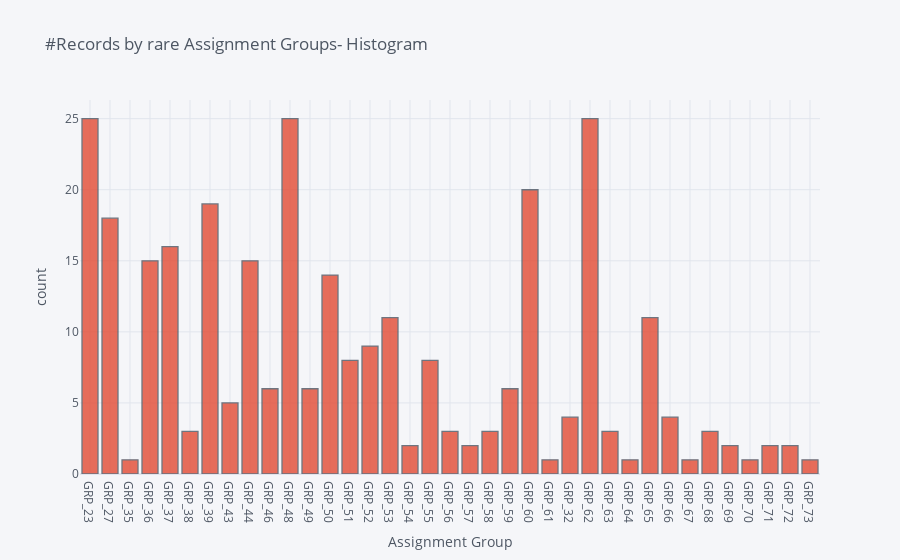

The code cell stored with this chart in its notebook:
### Markdown cell above
#### 10. Club groups with lesser tickets assigned
Combine all groups with less than 25 tickets assigned into one separate group named ***Miscellaneous***

### Code cell
# Find out the Assignment Groups with less than equal to 25 tickets assigned
rare_tickets = ticket.groupby(['Assignment group']).filter(lambda x: len(x) <= 25)
print('\033[1m#Groups with less than equal to 25 tickets assigned:\033[0m', rare_tickets['Assignment group'].nunique())

# Visualize the distribution
rare_tickets['Assignment group'].iplot(
    kind='hist',
    xTitle='Assignment Group',
    yTitle='count',
    colorscale='-orrd',
    title='#Records by rare Assignment Groups- Histogram')

# Rename the Assignment group attribute
rare_tickets['Assignment group'] = 'Miscellaneous'

### Figure 1 — Plotly figure (JSON) as saved in the notebook; plotly's stock layout.template omitted (floating-point values rounded to 4 significant figures; data arrays with more than 128 entries replaced by an {"elided": "..."} marker saying what was removed)
{"data": [{"histfunc": "count", "histnorm": "", "marker": {"color": "rgba(227, 74, 51, 1.0)", "line": {"color": "#4D5663", "width": 1.3}}, "name": "Assignment group", "opacity": 0.8, "orientation": "v", "type": "histogram", "x": {"elided": "301 str values"}}], "layout": {"barmode": "overlay", "legend": {"bgcolor": "#F5F6F9", "font": {"color": "#4D5663"}}, "paper_bgcolor": "#F5F6F9", "plot_bgcolor": "#F5F6F9", "title": {"font": {"color": "#4D5663"}, "text": "#Records by rare Assignment Groups- Histogram"}, "xaxis": {"gridcolor": "#E1E5ED", "showgrid": true, "tickfont": {"color": "#4D5663"}, "title": {"font": {"color": "#4D5663"}, "text": "Assignment Group"}, "zerolinecolor": "#E1E5ED"}, "yaxis": {"gridcolor": "#E1E5ED", "showgrid": true, "tickfont": {"color": "#4D5663"}, "title": {"font": {"color": "#4D5663"}, "text": "count"}, "zerolinecolor": "#E1E5ED"}}}
